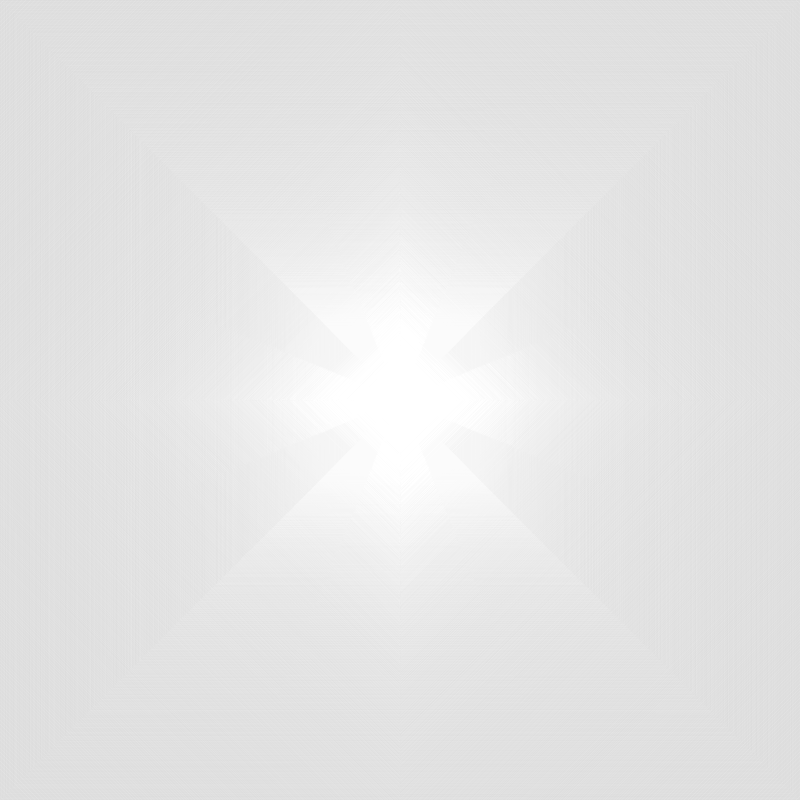
Frame 1 (no input)
Frame 60 (no input): identical to frame 1, image omitted
Frame 120 (the mouse pressed at the canvas centre since frame 60): identical to frame 1, image omitted

The p5.js sketch that drew this single still picture (run headless with seeded random() and noise() and a simulated clock; from frame 60 on, the mouse is pressed at the canvas centre):

// p5.js sketch
// ── sketch.js
let w = 800;
let h = 800;
let r = 270;
let n = 0;
let a = 45;
let d = 30;

function setup() {
  createCanvas(w, w);
  rectMode(CENTER);
  angleMode(DEGREES);
  background(220);
  
  translate(w/2, w/2);
  
  drawRects();
  rotate(a);
  //rect(w/2, w/2, 40);


}

function draw() {
  //background(220);
}

function drawRects(){
  while (n<1000){
    rotate(a);
    stroke(255);
    strokeWeight(0.1);
    rect(0, 0, (w-d)/n);
    n+=0.002;
    noFill();
    
  }
}
